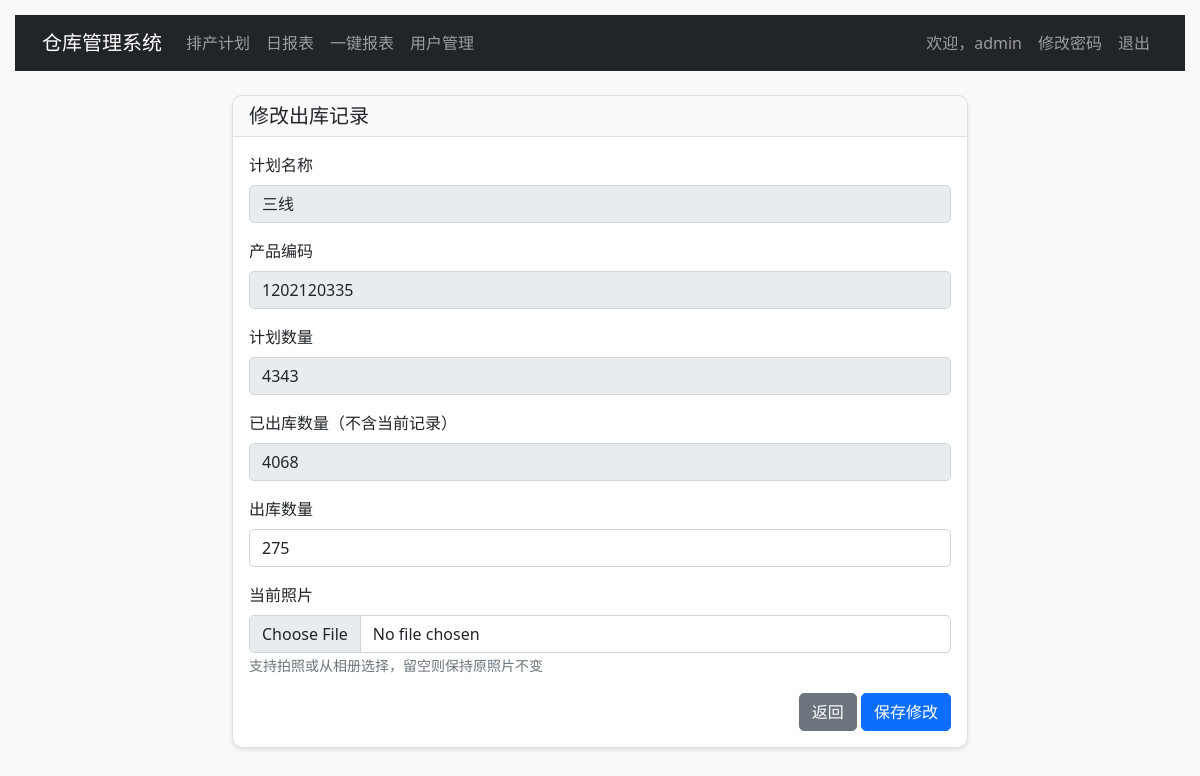
The app's page /edit_outbound.php?id=20 (signed in) with its own data.
### tables this page shows
CREATE TABLE `outbound_records` (
  `id` int(11) NOT NULL AUTO_INCREMENT,
  `plan_id` int(11) NOT NULL,
  `user_id` int(11) NOT NULL,
  `outbound_quantity` int(11) NOT NULL,
  `remark` text,
  `outbound_date` timestamp NOT NULL DEFAULT CURRENT_TIMESTAMP,
  PRIMARY KEY (`id`),
  KEY `plan_id` (`plan_id`),
  KEY `user_id` (`user_id`),
  CONSTRAINT `outbound_records_ibfk_1` FOREIGN KEY (`plan_id`) REFERENCES `production_plans` (`id`) ON DELETE CASCADE,
  CONSTRAINT `outbound_records_ibfk_2` FOREIGN KEY (`user_id`) REFERENCES `users` (`id`) ON DELETE CASCADE
);

CREATE TABLE `production_plans` (
  `id` int(11) NOT NULL AUTO_INCREMENT,
  `user_id` int(11) NOT NULL,
  `plan_name` varchar(100) NOT NULL,
  `product_code` varchar(50) NOT NULL,
  `planned_quantity` int(11) NOT NULL,
  `plan_date` date NOT NULL,
  `created_at` timestamp NOT NULL DEFAULT CURRENT_TIMESTAMP,
  PRIMARY KEY (`id`),
  KEY `user_id` (`user_id`),
  CONSTRAINT `production_plans_ibfk_1` FOREIGN KEY (`user_id`) REFERENCES `users` (`id`) ON DELETE CASCADE
);

### edit_outbound.php (the view, shortened to what this page needs)
<?php
require_once 'config.php';
$is_admin = $_SESSION['role'] === 'admin';
$outbound_id = isset($_GET['id']) ? (int)$_GET['id'] : 0;
try {
    if ($is_admin) {
        $stmt = $pdo->prepare("
            SELECT o.*, p.plan_name, p.planned_quantity, p.product_code,
                   COALESCE(SUM(COALESCE(o2.outbound_quantity, 0)), 0) as total_outbound
            FROM outbound_records o
            JOIN production_plans p ON o.plan_id = p.id
            LEFT JOIN outbound_records o2 ON o.plan_id = o2.plan_id AND o2.id != o.id
            WHERE o.id = ?
            GROUP BY o.id
        ");
        $stmt->execute([$outbound_id]);
    }
    $outbound = $stmt->fetch();
} catch (PDOException $e) {
    $error = '获取出库记录失败：' . $e->getMessage();
}
?>
<!DOCTYPE html>
<html lang="zh-CN">
<head>
    <link href="https://cdn.jsdelivr.net/npm/bootstrap@5.1.3/dist/css/bootstrap.min.css" rel="stylesheet">
</head>
<body>
    <nav class="navbar navbar-expand-lg navbar-dark bg-dark">
        <div class="container">
            <a class="navbar-brand" href="index.php">仓库管理系统</a>
            <div class="collapse navbar-collapse" id="navbarNav">
                <ul class="navbar-nav me-auto">
                    <li class="nav-item">
                        <a class="nav-link" href="index.php">排产计划</a>
                    </li>
                    <li class="nav-item">
                        <a class="nav-link" href="daily_report.php">日报表</a>
                    </li>
                    <li class="nav-item">
                        <a class="nav-link" href="report.php">一键报表</a>
                    </li>
                    <?php if ($is_admin): ?>
                    <li class="nav-item">
                        <a class="nav-link" href="manage_users.php">用户管理</a>
                    </li>
                    <?php endif; ?>
                </ul>
                <ul class="navbar-nav">
                    <li class="nav-item">
                        <span class="nav-link">欢迎，<?php echo htmlspecialchars($_SESSION['username']); ?></span>
                    </li>
                    <li class="nav-item">
                        <a class="nav-link" href="change_password.php">修改密码</a>
                    </li>
                    <li class="nav-item">
                        <a class="nav-link" href="logout.php">退出</a>
                    </li>
                </ul>
            </div>
        </div>
    </nav>
    <div class="container mt-4">
        <div class="row justify-content-center">
            <div class="col-md-8">
                <div class="card">
                    <div class="card-header">
                        <h5 class="mb-0">修改出库记录</h5>
                    </div>
                    <div class="card-body">
                        <form method="POST" enctype="multipart/form-data">
                            <div class="mb-3">
                                <label class="form-label">计划名称</label>
                                <input type="text" class="form-control" value="<?php echo htmlspecialchars($outbound['plan_name']); ?>" readonly>
                            </div>
                            <div class="mb-3">
                                <label class="form-label">产品编码</label>
                                <input type="text" class="form-control" value="<?php echo htmlspecialchars($outbound['product_code']); ?>" readonly>
                            </div>
                            <div class="mb-3">
                                <label class="form-label">计划数量</label>
                                <input type="text" class="form-control" value="<?php echo $outbound['planned_quantity']; ?>" readonly>
                            </div>
                            <div class="mb-3">
                                <label class="form-label">已出库数量（不含当前记录）</label>
                                <input type="text" class="form-control" value="<?php echo $outbound['total_outbound']; ?>" readonly>
                            </div>
                            <div class="mb-3">
                                <label class="form-label">出库数量</label>
                                <input type="number" class="form-control" name="outbound_quantity" value="<?php echo $outbound['outbound_quantity']; ?>" required min="1" max="<?php echo $outbound['planned_quantity'] - $outbound['total_outbound'] + $outbound['outbound_quantity']; ?>">
                            </div>
                            <div class="mb-3">
                                <label class="form-label">当前照片</label>
                                <input type="file" class="form-control" name="photo" accept="image/*" capture="environment">
                                <small class="text-muted">支持拍照或从相册选择，留空则保持原照片不变</small>
                            </div>
                            <div class="text-end">
                                <a href="index.php" class="btn btn-secondary">返回</a>
                                <button type="submit" class="btn btn-primary">保存修改</button>
                            </div>
                        </form>
                    </div>
                </div>
            </div>
        </div>
    </div>
</body>
</html>

### edit_outbound.php (style rules this page uses)
body { padding: 15px; background-color: #f8f9fa; }
.card { border-radius: 10px; box-shadow: 0 2px 4px rgba(0,0,0,0.1); }
.card-header { background-color: #f8f9fa; border-bottom: 1px solid #dee2e6; border-radius: 10px 10px 0 0 !important; }
.form-control { border-radius: 5px; }
.btn { border-radius: 5px; }

### records on screen
outbound_records: plan.plan_name "三线", plan.product_code "1202120335", plan.planned_quantity "4343", outbound_quantity "275"

### other values on screen
$_SESSION['username'] "admin"
